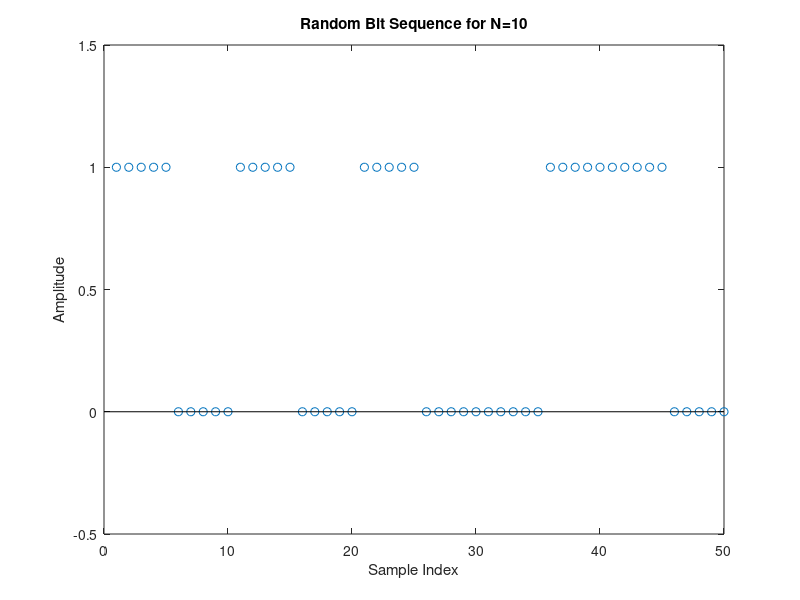

This figure's MATLAB source: (Note: this script raises an error after producing the figure.)
% Clear figures, variables, and close all plots
clf;
clear;
close all;

% Part 1: Random bit generator and plot for N=10
N = 10;
samples_per_element = 5;
seq = randi([0, 1], 1, N);
%seq(seq == 0) = -1;

expanded_seq = repelem(seq, samples_per_element);
figure('Position', [100, 100, 1024, 768]);
stem(expanded_seq, 'Marker','o', 'LineStyle', 'none');
title('Random Bit Sequence for N=10');
xlabel('Sample Index');
ylabel('Amplitude');
ylim([-0.5 1.5]); % Set y-limits
saveas(gcf, 'random_bit_sequence.png');

% Part 2: Mean, variance, and power
Ns = [10, 100, 1000, 1e4];
mean_values = zeros(1, length(Ns));
variance_values = zeros(1, length(Ns));
power_values = zeros(1, length(Ns));

for i = 1:length(Ns)
    N = Ns(i);
    seq = randi([0, 1], 1, N);
    seq(seq == 0) = -1;
    mean_values(i) = mean(seq);
    variance_values(i) = var(seq);
    power_values(i) = mean(seq.^2);
end

T = table(Ns', mean_values', variance_values', power_values', 'VariableNames', ...
{'N', 'Mean', 'Variance', 'Power'});
disp(T);

% Part 3: Histograms
figure('Position', [100, 100, 1024, 768]);
subplot(1, 2, 1);
seq_10 = randi([0, 1], 1, 10);
%seq_10(seq_10 == 0) = -1;
counts_10 = histcounts(seq_10, [-1.5 -0.5 0.5 1.5]);
bar(-1:1:1, counts_10, 'FaceColor', 'b');
title('Histogram for N=10');
xlabel('Value');
ylabel('Frequency');

subplot(1, 2, 2);
seq_1e4 = randi([0, 1], 1, 1e4);
%seq_1e4(seq_1e4 == 0) = -1;
counts_1e4 = histcounts(seq_1e4, [-1.5 -0.5 0.5 1.5]);
bar(-1:1:1, counts_1e4, 'FaceColor', 'r');
title('Histogram for N=10^4');
xlabel('Value');
ylabel('Frequency');
saveas(gcf, 'histograms.png');
